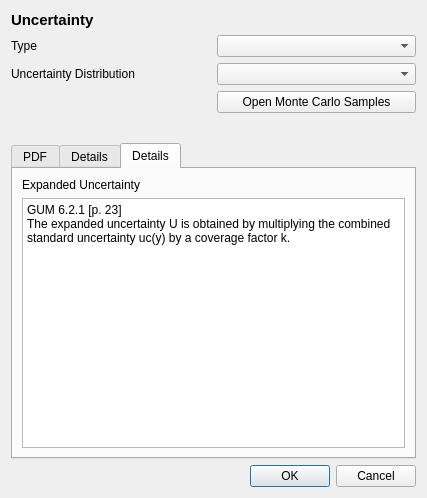
<?xml version="1.0" encoding="UTF-8"?>
<ui version="4.0">
 <class>UncertaintyControlWidget</class>
 <widget class="QWidget" name="UncertaintyControlWidget">
  <property name="geometry">
   <rect>
    <x>0</x>
    <y>0</y>
    <width>427</width>
    <height>478</height>
   </rect>
  </property>
  <property name="windowTitle">
   <string>Form</string>
  </property>
  <layout class="QGridLayout" name="gridLayout">
   <item row="7" column="0">
    <widget class="QDialogButtonBox" name="buttonBox">
     <property name="standardButtons">
      <set>QDialogButtonBox::Cancel|QDialogButtonBox::Ok</set>
     </property>
    </widget>
   </item>
   <item row="6" column="0">
    <layout class="QGridLayout" name="gridLayout_3">
     <item row="0" column="0">
      <widget class="QTabWidget" name="tabWidget">
       <property name="sizePolicy">
        <sizepolicy hsizetype="Expanding" vsizetype="Minimum">
         <horstretch>0</horstretch>
         <verstretch>0</verstretch>
        </sizepolicy>
       </property>
       <property name="maximumSize">
        <size>
         <width>16777215</width>
         <height>350</height>
        </size>
       </property>
       <property name="currentIndex">
        <number>2</number>
       </property>
       <widget class="QWidget" name="plot_area">
        <attribute name="title">
         <string>PDF</string>
        </attribute>
        <layout class="QGridLayout" name="grd_plot_area"/>
       </widget>
       <widget class="QWidget" name="tab">
        <attribute name="title">
         <string>Details</string>
        </attribute>
        <layout class="QGridLayout" name="gridLayout_6">
         <item row="2" column="0">
          <widget class="QPlainTextEdit" name="text_description">
           <property name="sizePolicy">
            <sizepolicy hsizetype="Expanding" vsizetype="Minimum">
             <horstretch>0</horstretch>
             <verstretch>0</verstretch>
            </sizepolicy>
           </property>
          </widget>
         </item>
         <item row="0" column="0">
          <layout class="QGridLayout" name="gridLayout_5">
           <item row="0" column="1">
            <widget class="QLineEdit" name="text_unit"/>
           </item>
           <item row="0" column="0">
            <widget class="QLabel" name="label_4">
             <property name="text">
              <string>Unit</string>
             </property>
            </widget>
           </item>
           <item row="1" column="0">
            <widget class="QLabel" name="label_5">
             <property name="text">
              <string>Definition</string>
             </property>
            </widget>
           </item>
           <item row="1" column="1">
            <widget class="QLineEdit" name="txt_definition"/>
           </item>
          </layout>
         </item>
         <item row="1" column="0">
          <widget class="QLabel" name="label_7">
           <property name="text">
            <string>Description</string>
           </property>
          </widget>
         </item>
        </layout>
       </widget>
       <widget class="QWidget" name="tab_2">
        <attribute name="title">
         <string>Details</string>
        </attribute>
        <layout class="QGridLayout" name="gridLayout_8">
         <item row="0" column="0">
          <layout class="QGridLayout" name="gridLayout_2">
           <item row="0" column="0">
            <widget class="QLabel" name="label_6">
             <property name="text">
              <string>Expanded Uncertainty</string>
             </property>
            </widget>
           </item>
           <item row="1" column="0">
            <widget class="QPlainTextEdit" name="plainTextEdit">
             <property name="plainText">
              <string>GUM 6.2.1 [p. 23]
The expanded uncertainty U is obtained by multiplying the combined standard uncertainty uc(y) by a coverage factor k.
</string>
             </property>
            </widget>
           </item>
          </layout>
         </item>
        </layout>
       </widget>
      </widget>
     </item>
    </layout>
   </item>
   <item row="5" column="0">
    <widget class="QFrame" name="verticalFrame_2">
     <layout class="QVBoxLayout" name="grd_unc_info"/>
    </widget>
   </item>
   <item row="0" column="0">
    <layout class="QGridLayout" name="gridLayout_7">
     <item row="2" column="1">
      <widget class="QComboBox" name="cb_type"/>
     </item>
     <item row="3" column="0">
      <widget class="QLabel" name="label_3">
       <property name="sizePolicy">
        <sizepolicy hsizetype="Minimum" vsizetype="Preferred">
         <horstretch>0</horstretch>
         <verstretch>0</verstretch>
        </sizepolicy>
       </property>
       <property name="maximumSize">
        <size>
         <width>16777215</width>
         <height>16777215</height>
        </size>
       </property>
       <property name="text">
        <string>Uncertainty Distribution</string>
       </property>
      </widget>
     </item>
     <item row="2" column="0">
      <widget class="QLabel" name="label_2">
       <property name="sizePolicy">
        <sizepolicy hsizetype="Preferred" vsizetype="Minimum">
         <horstretch>0</horstretch>
         <verstretch>0</verstretch>
        </sizepolicy>
       </property>
       <property name="maximumSize">
        <size>
         <width>16777215</width>
         <height>16777215</height>
        </size>
       </property>
       <property name="text">
        <string>Type</string>
       </property>
      </widget>
     </item>
     <item row="3" column="1">
      <widget class="QComboBox" name="cb_distribution">
       <property name="editable">
        <bool>false</bool>
       </property>
      </widget>
     </item>
     <item row="0" column="0" colspan="2">
      <widget class="QLabel" name="label">
       <property name="maximumSize">
        <size>
         <width>16777215</width>
         <height>22</height>
        </size>
       </property>
       <property name="font">
        <font>
         <pointsize>11</pointsize>
         <bold>true</bold>
        </font>
       </property>
       <property name="text">
        <string>Uncertainty</string>
       </property>
      </widget>
     </item>
     <item row="4" column="1">
      <widget class="QPushButton" name="btn_open_mcm">
       <property name="text">
        <string>Open Monte Carlo Samples</string>
       </property>
      </widget>
     </item>
    </layout>
   </item>
  </layout>
 </widget>
 <resources/>
 <connections/>
</ui>
